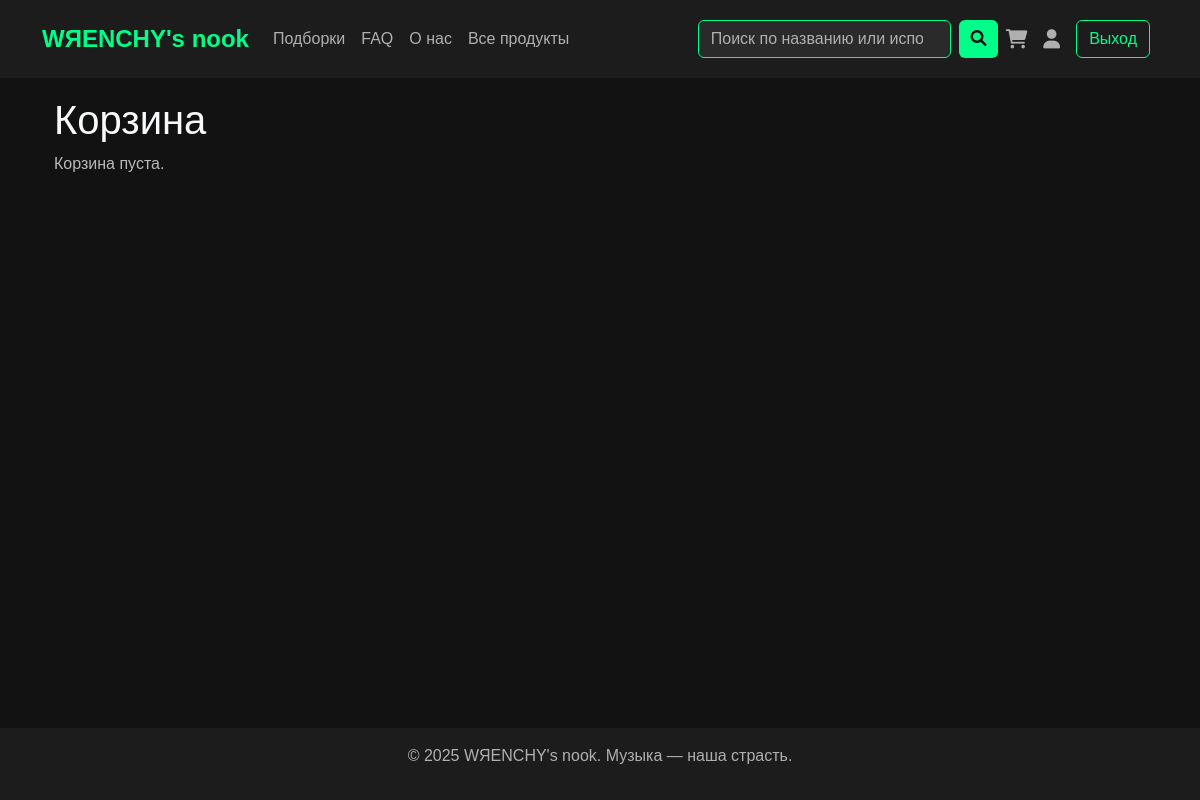
Before: /cart/ (signed in) with the older database file.
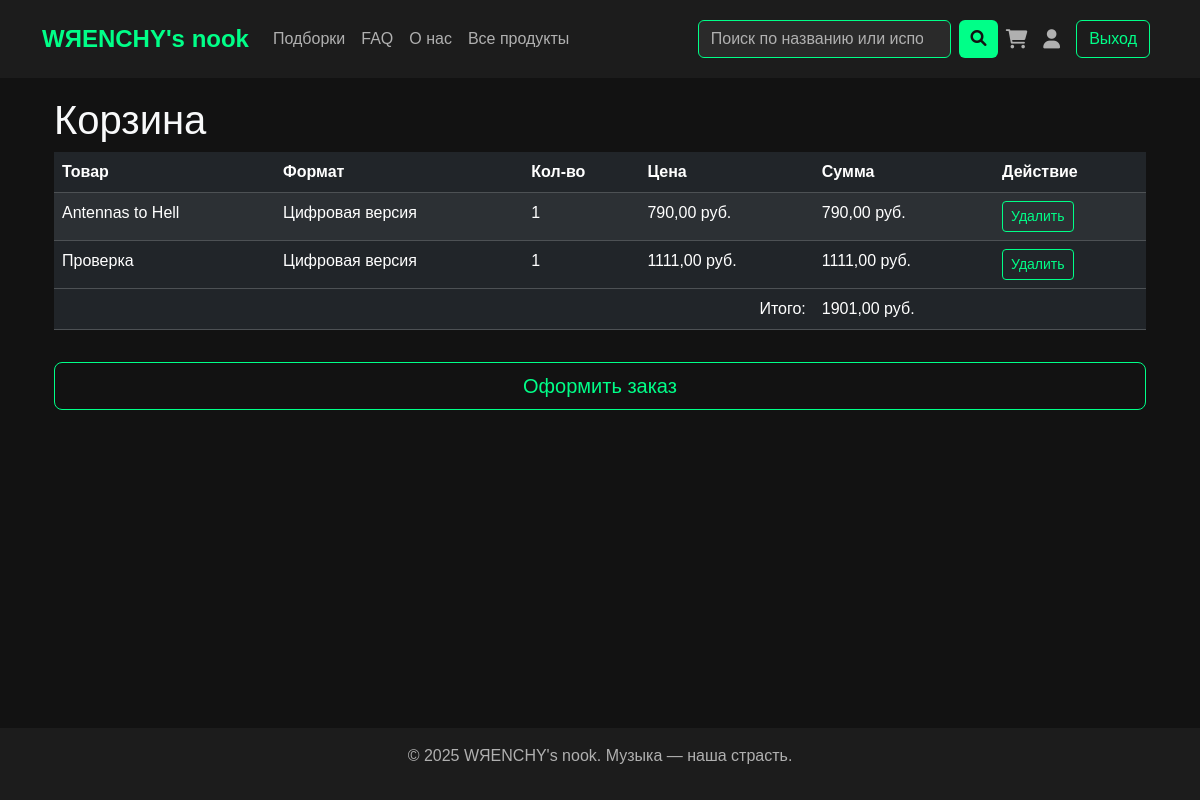
After: the same page with the newer database file.
### main/models.py (models this page shows, shortened)
class CartItem(models.Model):
    cart = models.ForeignKey('Cart', on_delete=models.CASCADE, verbose_name="Корзина")
    product_variant = models.ForeignKey('ProductVariant', on_delete=models.CASCADE, verbose_name="Вариант товара")
    quantity = models.PositiveIntegerField(default=1, verbose_name="Количество")
    class Meta:
        verbose_name = "Элемент корзины"
        verbose_name_plural = "Элементы корзины"

class ProductVariant(models.Model):
    product = models.ForeignKey('Product', on_delete=models.CASCADE, verbose_name="Товар")
    product_type = models.ForeignKey('ProductType', on_delete=models.PROTECT, verbose_name="Тип товара")
    price = models.DecimalField(max_digits=10, decimal_places=2, verbose_name="Цена")
    stock = models.PositiveIntegerField(default=0, verbose_name="Количество на складе")
    class Meta:
        verbose_name = "Вариант товара"
        verbose_name_plural = "Варианты товара"
        unique_together = ['product', 'product_type']

class Product(models.Model):
    title = models.CharField(max_length=200, verbose_name="Название")
    artist = models.CharField(max_length=100, verbose_name="Исполнитель")
    product_type = models.ManyToManyField('ProductType', through='ProductVariant', verbose_name="Типы товара")
    genre = models.ManyToManyField('Genre', verbose_name="Жанр")
    description = models.TextField(blank=True, verbose_name="Описание")
    image = models.ImageField(upload_to='products/', blank=True, null=True, verbose_name="Изображение")
    slug = models.SlugField(max_length=200, unique=True, verbose_name="URL-имя")
    created_at = models.DateTimeField(auto_now_add=True, verbose_name="Дата создания")
    updated_at = models.DateTimeField(auto_now=True, verbose_name="Дата обновления")
    class Meta:
        verbose_name = "Товар"
        verbose_name_plural = "Товары"
        ordering = ['title']

class ProductType(models.Model):
    name = models.CharField(max_length=50, unique=True, verbose_name="Тип товара")
    slug = models.SlugField(max_length=50, unique=True, verbose_name="URL-имя")
    class Meta:
        verbose_name = "Тип товара"
        verbose_name_plural = "Типы товаров"

### main/views.py (the view)
# urls.py: path('cart/', views.cart, name='cart'),
@login_required
def cart(request):
    cart = Cart.objects.filter(user=request.user).first()
    cart_items = CartItem.objects.filter(cart=cart) if cart else []
    cart_items_with_subtotal = [
        {'item': item, 'subtotal': item.product_variant.price * item.quantity}
        for item in cart_items
    ]
    total = sum(item['subtotal'] for item in cart_items_with_subtotal)
    return render(request, 'main/cart.html', {
        'cart_items_with_subtotal': cart_items_with_subtotal,
        'total': total,
        'cart_items_count': get_cart_items_count(request),
    })

### main/views.py (called while the page is built)
def get_cart_items_count(request):
    cart_items_count = 0
    user = request.user
    if user.is_authenticated:
        cart = Cart.objects.filter(user=user).first()
        if cart:
            result = CartItem.objects.filter(cart=cart).aggregate(total_quantity=models.Sum('quantity'))
            cart_items_count = result['total_quantity'] or 0
    return cart_items_count

### main/templates/main/cart.html (shortened to what this page needs)
{% extends 'base.html' %}
{% block content %}
<section class="py-5">
    <div class="container">
        <h1 class="text-light">Корзина</h1>
        {% if cart_items_with_subtotal %}
            <div class="table-responsive">
                <table class="table table-dark table-striped">
                    <thead>
                        <tr>
                            <th>Товар</th>
                            <th>Формат</th>
                            <th>Кол-во</th>
                            <th>Цена</th>
                            <th>Сумма</th>
                            <th>Действие</th>
                        </tr>
                    </thead>
                    <tbody>
                        {% for entry in cart_items_with_subtotal %}
                            <tr>
                                <td>{{ entry.item.product_variant.product.title }}</td>
                                <td>{{ entry.item.product_variant.product_type.name }}</td>
                                <td>{{ entry.item.quantity }}</td>
                                <td>{{ entry.item.product_variant.price }} руб.</td>
                                <td>{{ entry.subtotal }} руб.</td>
                                <td>
                                    <a href="{% url 'remove_from_cart' entry.item.id %}" class="btn btn-neon btn-sm">Удалить</a>
                                </td>
                            </tr>
                        {% endfor %}
                    </tbody>
                    <tfoot>
                        <tr>
                            <td colspan="4" class="text-end">Итого:</td>
                            <td>{{ total }} руб.</td>
                            <td></td>
                        </tr>
                    </tfoot>
                </table>
            </div>
            <div class="d-grid gap-2 d-md-block mt-3">
                <a href="{% url 'checkout' %}" class="btn btn-neon btn-lg w-100 w-md-auto">Оформить заказ</a>
            </div>
        {% else %}
            <p class="text-subtle">Корзина пуста.</p>
        {% endif %}
    </div>
</section>
{% endblock %}

Changed rows visible on the page:
added CartItem: item.product_variant.product "Antennas to Hell", item.product_variant.product_type.name "Цифровая версия", item.quantity "1", item.product_variant.price "790,00", subtotal "790,00"
added CartItem: item.product_variant.product "Проверка", item.product_variant.product_type.name "Цифровая версия", item.quantity "1", item.product_variant.price "1111,00", subtotal "1111,00"
Other visible differences:
{{ total }}: (not shown) → "1901,00"
text no longer shown: "Корзина пуста."
text now shown: "Товар Формат Кол-во Цена Сумма Действие Итого: руб. Оформить заказ"
